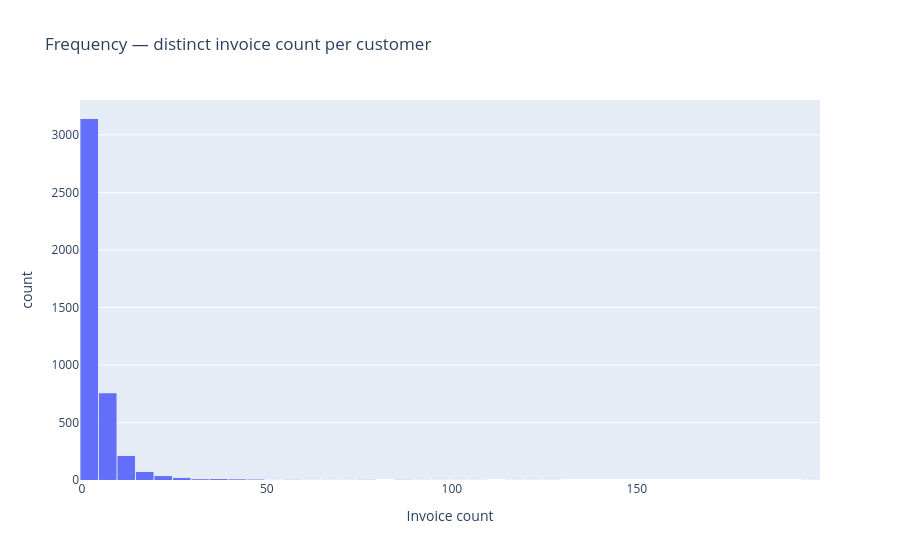

Notebook cell for this chart:
### Code cell
fig = px.histogram(
    rfm, x="frequency", nbins=60,
    title="Frequency — distinct invoice count per customer",
    labels={"frequency": "Invoice count", "count": "Customers"},
)
fig.update_layout(bargap=0.05)
fig.show()

### Figure 1 — Plotly figure (JSON) as saved in the notebook; plotly's stock layout.template omitted (floating-point values rounded to 4 significant figures; data arrays with more than 128 entries replaced by an {"elided": "..."} marker saying what was removed)
{"data": [{"bingroup": "x", "hovertemplate": "Invoice count=%{x}<br>count=%{y}<extra></extra>", "legendgroup": "", "marker": {"color": "#636efa", "pattern": {"shape": ""}}, "name": "", "nbinsx": 60, "orientation": "v", "showlegend": false, "type": "histogram", "x": {"elided": "4266 int values"}, "xaxis": "x", "yaxis": "y"}], "layout": {"bargap": 0.05, "barmode": "relative", "legend": {"tracegroupgap": 0}, "title": {"text": "Frequency — distinct invoice count per customer"}, "xaxis": {"anchor": "y", "domain": [0, 1], "title": {"text": "Invoice count"}}, "yaxis": {"anchor": "x", "domain": [0, 1], "title": {"text": "count"}}}}
